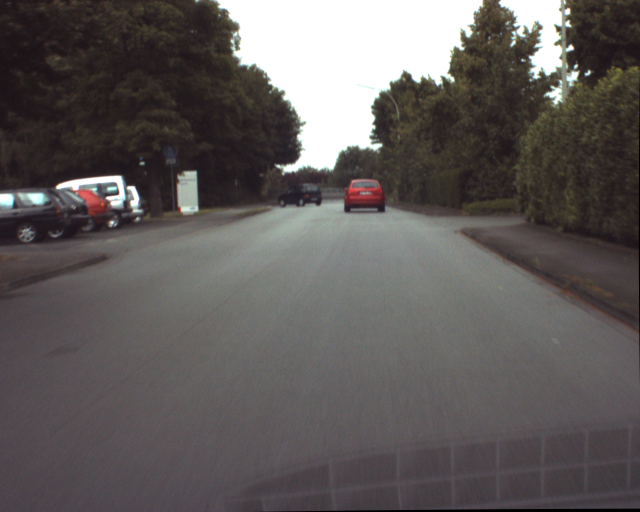
%> input picture Lab_05/Input/ur_c_s_03a_01_L_0376.png, 1280 x 1024 px (shown at 1/2 size)
$ octave Lab_05.m   (GNU Octave 9; MATLAB toolbox functions it lacks are replaced by stand-ins)
%> lines starting %> are read from the running program, lines starting %| are printed output that depends on the picture
### Lab_05/Functions/applyTemplate.m
%% applyTemplate: applies ncc to input image using the template
    % input:  inputImg: original input image
    %         Template: patch to look for
    % output: xCornerMin: x coordinate of bottom left corner of result
    %         yCornerMin: y coordinate of bottom left corner of result
    %         width of result
    %         height of result

function [xCornerMin, yCornerMin, width, height] = applyTemplate(inputImg,Template)

    %% Apply NCC
    c=normxcorr2(Template,inputImg);

    %% Find maximum correspondence
    [y, x] = find(c==max(c(:)));

    %% Elements to build rectangle: corners and sizes
    xCornerMin = x-size(Template,2);
    yCornerMin = y-size(Template,1);
    width = size(Template,2);
    height = size(Template,1);


end

### Lab_05/Lab_05.m
%% Aurora Bertino S4399133
%% Chiara Saporetti S4798994

addpath('Functions');
addpath('Input');

close all
clear all


%%%%%%%%%%%%% NCC

%% From previous Lab
centerCoordinatesRed = [730, 386];
centerCoordinatesDark = [596, 390];

%% Initial dimensions of the template
dimDark=[50,30];

%% Read first image
ImgGray1=rgb2gray(imread('ur_c_s_03a_01_L_0376.png'));
%> ImgGray1: size 1024x1280 uint8; min 0, max 255, mean 92.1

%% Cycle for different template sizes
for i=1:3

    %% Create red template
    if i==1
        TemplateRed=ImgGray1(centerCoordinatesRed(2)-45:centerCoordinatesRed(2)+45,centerCoordinatesRed(1)-45:centerCoordinatesRed(1)+45);
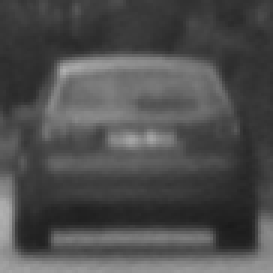
%> TemplateRed: size 91x91 uint8 (shown 3 times larger); min 26, max 178, mean 77.8
        figure,imshow(TemplateRed), title(['Template red with dimension=' num2str(90) 'x' num2str(90)]);
    end

    %% Create dark template
    TemplateDark=ImgGray1(centerCoordinatesDark(2)-dimDark(2):centerCoordinatesDark(2)+dimDark(2),centerCoordinatesDark(1)-dimDark(1):centerCoordinatesDark(1)+dimDark(1));
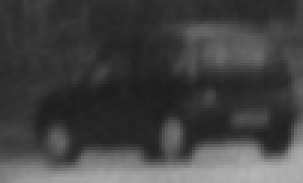
%> TemplateDark: size 61x101 uint8 (shown 3 times larger); min 29, max 182, mean 66.8
    figure,imshow(TemplateDark), title(['Template dark with dimension=' num2str(dimDark(1)) 'x' num2str(dimDark(2))]);

    %% Save template size
    pixels(i)=size(TemplateDark,1)*size(TemplateDark,2);

    %% Cycle to apply NCC to all images
    figure
    for j=1:6

        %% Create unified image
        name = strcat('ur_c_s_03a_01_L_0', num2str(375+j),'.png');
        ImgRGB(:,:,:,j) = imread(name);
%> ImgRGB is the input picture: size 1024x1280x3 uint8; mean R, G, B 95.5, 90.9, 90
        ImgGray(:,:,j) = rgb2gray(ImgRGB(:,:,:,j));

        %% Look for red template
        if i==1
            [xCornerMin, yCornerMin, width, height]=applyTemplate(ImgGray(:,:,j),TemplateRed);
%> in applyTemplate, `c=normxcorr2(Template,inputImg);`:
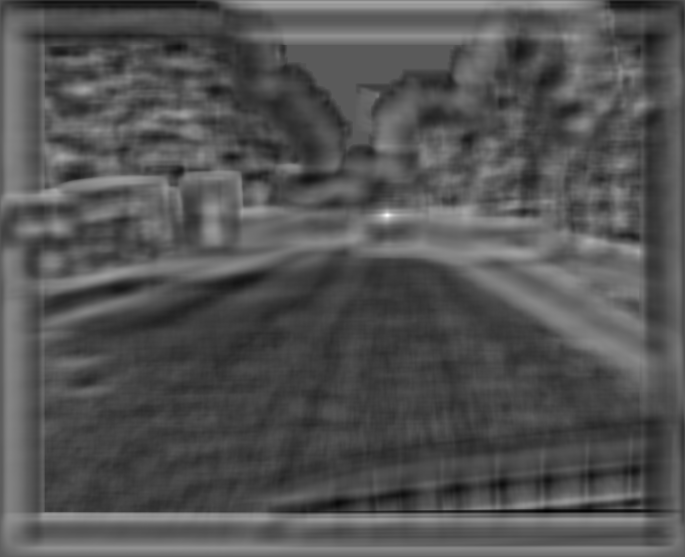
%> c: size 1114x1370 double (shown at 1/2 size); min -0.547, max 1, mean -0.04; drawn with min black and max white
%> in applyTemplate, `[y, x] = find(c==max(c(:)));`: y = 431; x = 775
%> in applyTemplate, `xCornerMin = x-size(Template,2);`: xCornerMin = 684
%> in applyTemplate, `yCornerMin = y-size(Template,1);`: yCornerMin = 340
%> xCornerMin = 684; yCornerMin = 340; width = 91; height = 91
        end

        %% Look for dark template and save computational time
        tic
%> (the run ends here)
